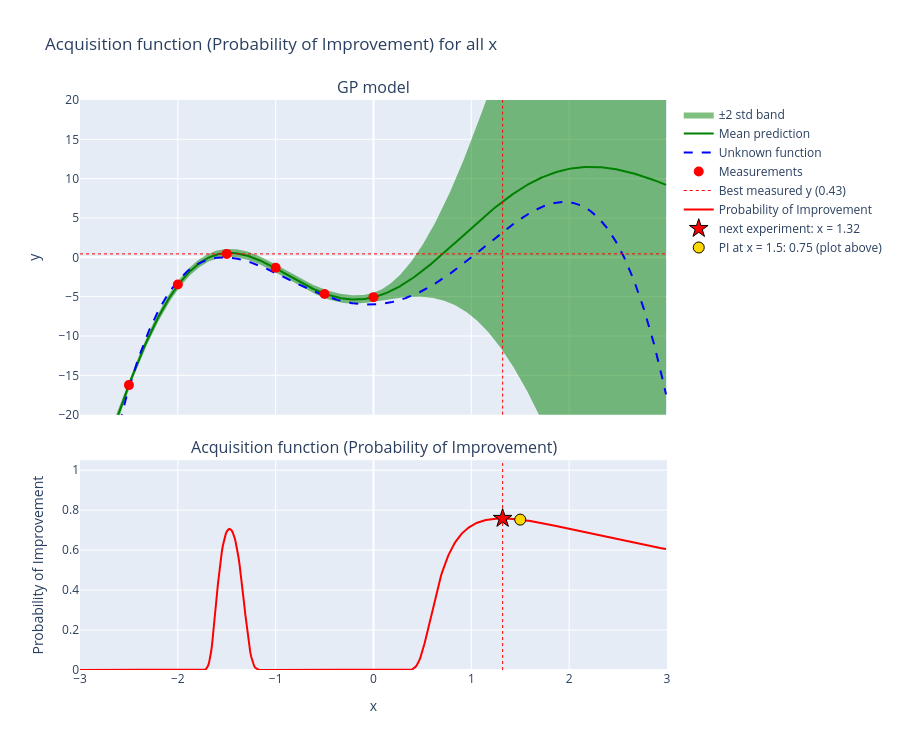

This figure's notebook cell:
### Code cell
#@title Plot the probability of improvement
# Plot acquisition function (PI): GP model with the best measured y on top, PI below
i = np.argmax(pigrid)
fig = make_subplots(rows=2, cols=1, shared_xaxes=True, row_heights=[0.6,0.4], vertical_spacing=0.08, subplot_titles=("GP model", "Acquisition function (Probability of Improvement)"))
fig.add_trace(go.Scatter(x=xgrid,y=ypred[0,:],mode='lines', line=dict(width=0,color='green'),showlegend=False),row=1,col=1)
fig.add_trace(go.Scatter(x=xgrid,y=ypred[2,:],mode='lines', line=dict(width=0,color='green'),fill='tonexty',name='±2 std band'),row=1,col=1)
fig.add_trace(go.Scatter(x=xgrid,y=ypred[1,:],mode='lines', line=dict(width=2,color='green'),name='Mean prediction'),row=1,col=1)
fig.add_trace(go.Scatter(x=xgrid,y=fgrid,mode='lines',line=dict(dash='dash',color='blue'),name='Unknown function'),row=1,col=1)
fig.add_trace(go.Scatter(x=xpoints,y=ypoints,mode='markers',marker=dict(size=10,color='red'),name='Measurements'),row=1,col=1)
fig.add_trace(go.Scatter(x=[-3,3],y=[y_max,y_max],mode='lines',line=dict(color='red',dash='dot',width=1),name=f'Best measured y ({y_max:.2f})'),row=1,col=1)
fig.add_trace(go.Scatter(x=xgrid,y=pigrid,mode='lines',line=dict(color='red'),name='Probability of Improvement'),row=2,col=1)
fig.add_trace(go.Scatter(x=[xgrid[i]],y=[pigrid[i]],mode='markers',marker=dict(symbol='star',size=14,color='red',line=dict(width=1,color='black')),name=f'next experiment: x = {xgrid[i]:.2f}'),row=2,col=1)
# PI at the point XNEW of the single-point plot above
fig.add_trace(go.Scatter(x=[xnew],y=[PI],mode='markers',marker=dict(size=11,color='gold',line=dict(width=1,color='black')),name=f'PI at x = {xnew}: {PI:.2f} (plot above)'),row=2,col=1)
fig.add_vline(x=xgrid[i], line=dict(color='red',dash='dot',width=1))
fig.update_xaxes(range=[-3, 3])
fig.update_xaxes(title_text="x", row=2, col=1)
fig.update_yaxes(range=[-20, 20], title_text="y", row=1, col=1)
fig.update_yaxes(range=[0, 1.05], title_text="Probability of Improvement", row=2, col=1)
fig.update_layout(title="Acquisition function (Probability of Improvement) for all x",legend=dict(traceorder="normal"),height=750)
fig.show()

### Figure 1 — Plotly figure (JSON) as saved in the notebook; plotly's stock layout.template omitted (floating-point values rounded to 4 significant figures; data arrays with more than 128 entries replaced by an {"elided": "..."} marker saying what was removed)
{"data": [{"line": {"color": "green", "width": 0}, "mode": "lines", "showlegend": false, "type": "scatter", "x": {"elided": "600 float values"}, "xaxis": "x", "y": {"elided": "600 float values"}, "yaxis": "y"}, {"fill": "tonexty", "line": {"color": "green", "width": 0}, "mode": "lines", "name": "±2 std band", "type": "scatter", "x": {"elided": "600 float values"}, "xaxis": "x", "y": {"elided": "600 float values"}, "yaxis": "y"}, {"line": {"color": "green", "width": 2}, "mode": "lines", "name": "Mean prediction", "type": "scatter", "x": {"elided": "600 float values"}, "xaxis": "x", "y": {"elided": "600 float values"}, "yaxis": "y"}, {"line": {"color": "blue", "dash": "dash"}, "mode": "lines", "name": "Unknown function", "type": "scatter", "x": {"elided": "600 float values"}, "xaxis": "x", "y": {"elided": "600 float values"}, "yaxis": "y"}, {"marker": {"color": "red", "size": 10}, "mode": "markers", "name": "Measurements", "type": "scatter", "x": [-2.5, -2.0, -1.5, -1.0, -0.5, 0.0], "xaxis": "x", "y": [-16.25, -3.461, 0.4348, -1.322, -4.668, -5.062], "yaxis": "y"}, {"line": {"color": "red", "dash": "dot", "width": 1}, "mode": "lines", "name": "Best measured y (0.43)", "type": "scatter", "x": [-3, 3], "xaxis": "x", "y": [0.4348, 0.4348], "yaxis": "y"}, {"line": {"color": "red"}, "mode": "lines", "name": "Probability of Improvement", "type": "scatter", "x": {"elided": "600 float values"}, "xaxis": "x2", "y": {"elided": "600 float values"}, "yaxis": "y2"}, {"marker": {"color": "red", "line": {"color": "black", "width": 1}, "size": 14, "symbol": "star"}, "mode": "markers", "name": "next experiment: x = 1.32", "type": "scatter", "x": [1.32], "xaxis": "x2", "y": [0.7587], "yaxis": "y2"}, {"marker": {"color": "gold", "line": {"color": "black", "width": 1}, "size": 11}, "mode": "markers", "name": "PI at x = 1.5: 0.75 (plot above)", "type": "scatter", "x": [1.5], "xaxis": "x2", "y": [0.7527], "yaxis": "y2"}], "layout": {"annotations": [{"font": {"size": 16}, "showarrow": false, "text": "GP model", "x": 0.5, "xanchor": "center", "xref": "paper", "y": 1, "yanchor": "bottom", "yref": "paper"}, {"font": {"size": 16}, "showarrow": false, "text": "Acquisition function (Probability of Improvement)", "x": 0.5, "xanchor": "center", "xref": "paper", "y": 0.368, "yanchor": "bottom", "yref": "paper"}], "height": 750, "legend": {"traceorder": "normal"}, "shapes": [{"line": {"color": "red", "dash": "dot", "width": 1}, "type": "line", "x0": 1.32, "x1": 1.32, "xref": "x", "y0": 0, "y1": 1, "yref": "y domain"}, {"line": {"color": "red", "dash": "dot", "width": 1}, "type": "line", "x0": 1.32, "x1": 1.32, "xref": "x2", "y0": 0, "y1": 1, "yref": "y2 domain"}], "title": {"text": "Acquisition function (Probability of Improvement) for all x"}, "xaxis": {"anchor": "y", "domain": [0, 1], "matches": "x2", "range": [-3, 3], "showticklabels": false}, "xaxis2": {"anchor": "y2", "domain": [0, 1], "range": [-3, 3], "title": {"text": "x"}}, "yaxis": {"anchor": "x", "domain": [0.448, 1], "range": [-20, 20], "title": {"text": "y"}}, "yaxis2": {"anchor": "x2", "domain": [0, 0.368], "range": [0, 1.05], "title": {"text": "Probability of Improvement"}}}}
